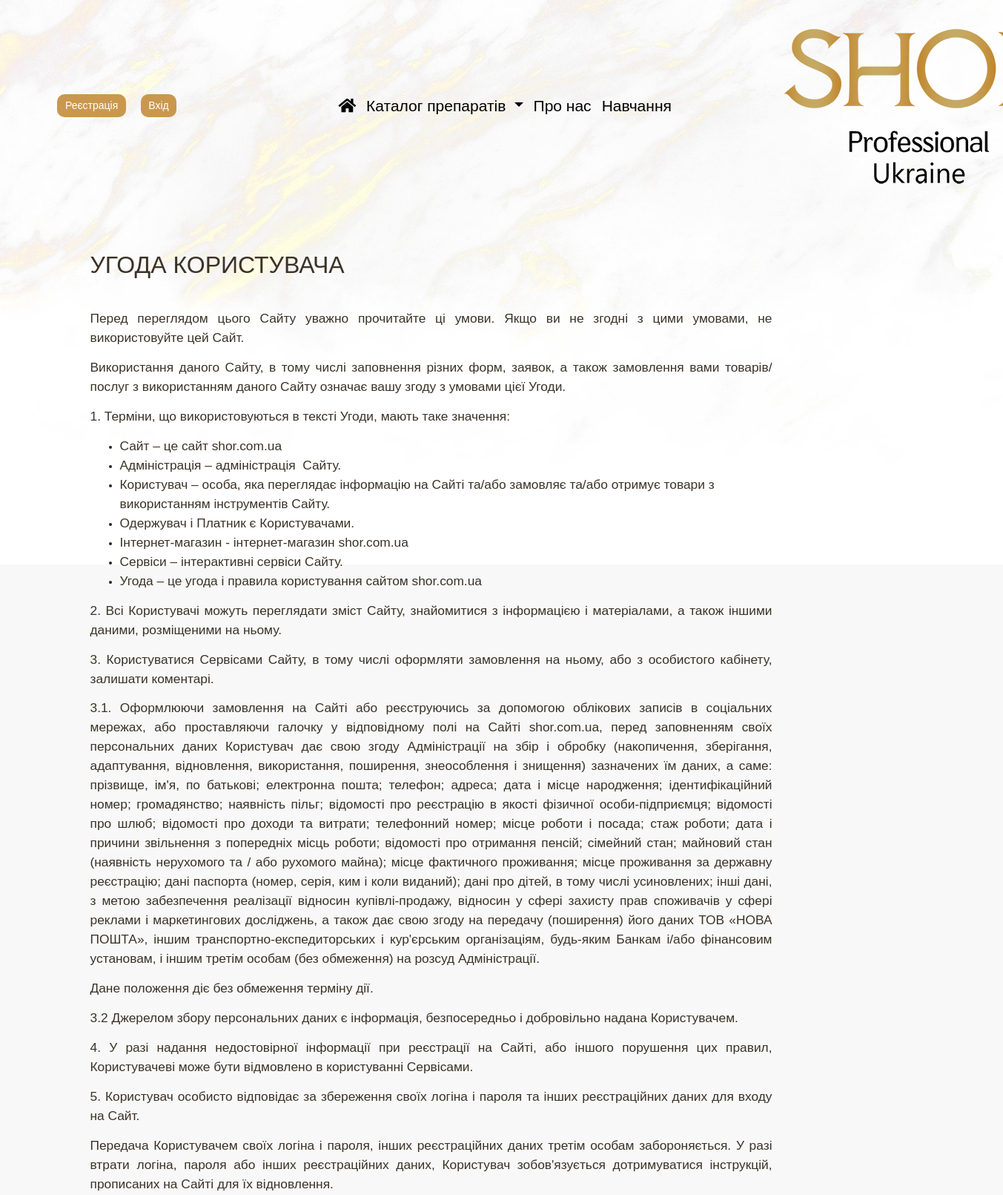
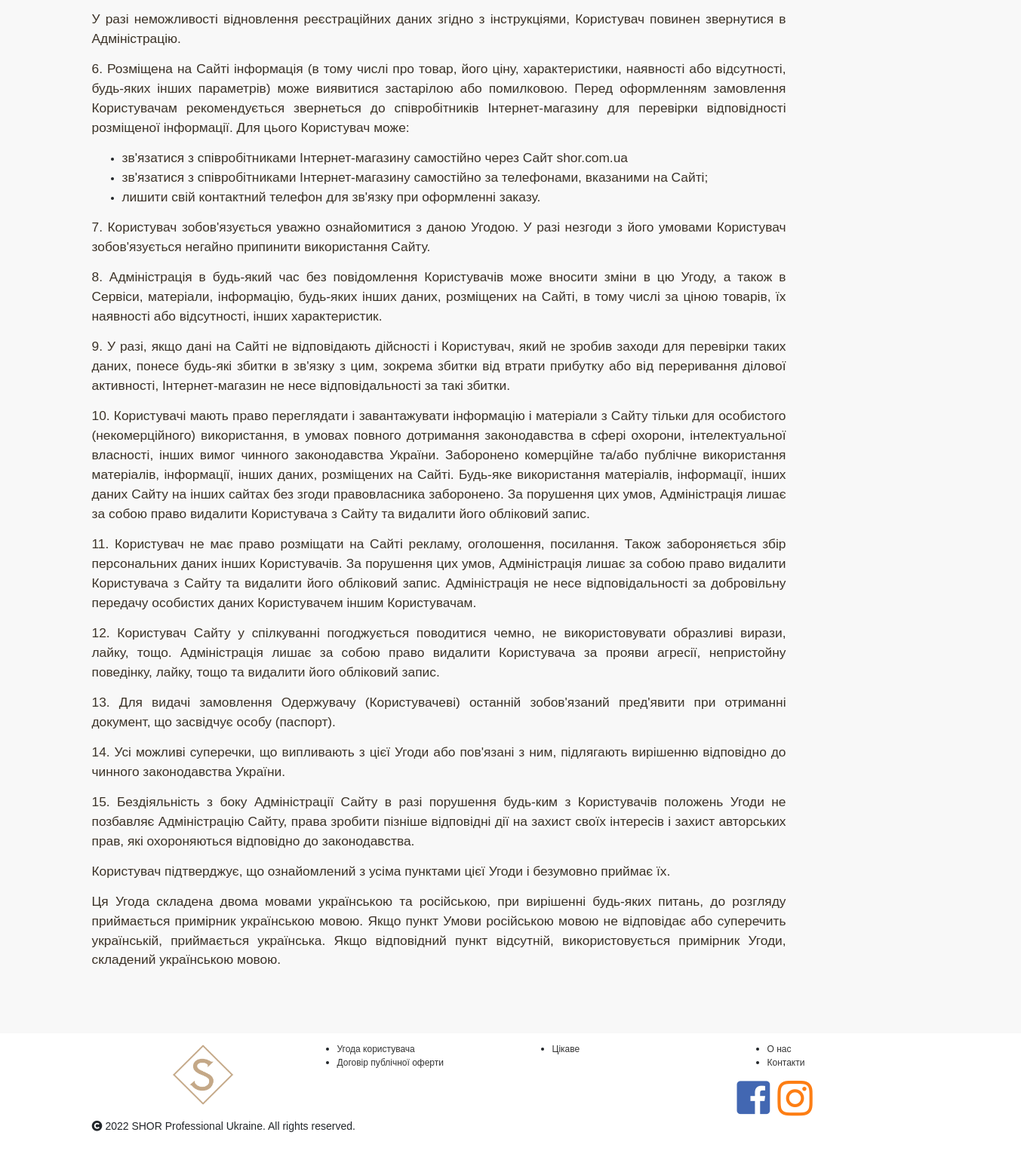
Screenshot of /uhoda-korystuvacha/ with the database file from the repository (2 pictures, top to bottom).
### landing/models.py (models this page shows, shortened)
class LogoImage(models.Model):
    image = models.ImageField(upload_to='logo_images/')
    is_active = models.BooleanField(default=True)
    is_main = models.BooleanField(default=False)
    created = models.DateTimeField(auto_now_add=True, auto_now=False)
    updated = models.DateTimeField(auto_now_add=False, auto_now=True)
    class Meta:
        verbose_name = 'LogoPhoto'
        verbose_name_plural = 'LogoPhotos'

class Page(models.Model):
    page_name = models.CharField(max_length=32)
    is_main_menu = models.BooleanField(default=False)
    rate_main_menu = models.IntegerField(blank=True, null=True, default=None)
    page_text = RichTextUploadingField(blank=True, null=True, default=None)
    is_active = models.BooleanField(default=False)
    created = models.DateTimeField(auto_now_add=True, auto_now=False)
    updated = models.DateTimeField(auto_now_add=False, auto_now=True)
    class Meta:
        verbose_name = 'Page'
        verbose_name_plural = 'Pages'

### landing/views.py (the view)
# urls.py: re_path(r'^uhoda-korystuvacha/$', views.rules, name='rules'),
def rules(request):
    session_key = request.session.session_key
    try:
        rules_text_object = Page.objects.get(is_active=True, page_name="Rules")
    except:
        rules_text_object = None
    return render(request, 'landing/about_rules.html', locals())

### shor/current_user.py (called while the page is built)
    def __call__(self, request):
        _user.value = request.user
        return self.get_response(request)

### templates/landing/about_rules.html
{% extends 'base.html' %}
{% load static %}
{% block content %}
<div class="section">
    <div class="container">
        <div class="row">
            <div class="col-lg-10 col-lg-offset-1 about-box">
                {% if rules_text_object.page_text %}
                    {% autoescape off %} {{ rules_text_object.page_text }} {% endautoescape %}
                {% endif %}
            </div>
        </div>
    </div>
</div>
{% endblock %}

### templates/navbar_shor.html (shortened to what this page needs)
<div class="row g-0">
    <div class="col-lg-3 nav-login-column">
        <section class="nav-login-section col">
            {% if username %}
            <a href="/profile/"><div class="btn shor-btn shor-color">Профіль</div></a>
            <a href="/logout/"><div class="btn shor-btn shor-color">Вихід ({{ username }})</div></a>
                {% if cosmetolog %}
                <div class="basket-container">
                    <a class="nav-link buy-cart" href="/checkout/">Корзина
                        <i class="fas fa-shopping-cart buy-cart"></i>
                        <span id="basket_total_amount"></span><span id="basket_total_nmb">
                            {% if products_total_nmb %}
                                ({{ products_total_nmb }})
                            {% else %}
                                (0)
                            {% endif %}
                        </span>
                    </a>
                </div>
                {% endif %}
            {% else %}
            <a href="/registration/"><div class="btn shor-btn shor-color">Реєстрація</div></a>
            <a href="/login/"><div class="btn shor-btn shor-color">Вхід</div></a>
            {% endif %}
        </section>
    </div>
    <div class="col-lg-9">
        <nav class="navbar navbar-expand-lg navbar-light navbar-second-block">
            <div class="row">
                <div class="col-lg-8 nav-block-shor-link">
                    <div class="collapse navbar-collapse" id="navbarSupportedContent">
                        <ul class="navbar-nav mr-auto navbar-nav-shor">
                            <li class="nav-item active">
                                <a class="nav-link" href="/" title="Головна сторінка"><i class="fas fa-home"></i></a>
                            </li>
                            {% include 'navbar_dropdown_product_lines.html' %}
                            <li class="nav-item">
                                <a class="nav-link" href="/about/">Про нас</a>
                            </li>
                            <li class="nav-item">
                                <a class="nav-link" href="/training/">Навчання</a>
                            </li>
                        </ul>
                    </div>
                </div>
                <div class="col-lg-4 nav-brand-block">
                    <a class="navbar-brand navbar-brand-shor" href="/">
                        <img src="{{ logo_images.image.url }}" alt="shor, израильская косметика, омоложение">
                    </a>
                </div>
            </div>
        </nav>
    </div>
</div>

### static/static_dev/css/style.css (style rules this page uses)
html, body { height: 100%; max-height: 100%; font-family: Verdana, Geneva, sans-serif; background-color: #f8f8f8; font-size: 14px; }
.shor-color { background-color: #C9984E; border-style: solid; border-width: 0 0 0 0; border-color:#C9984E; }
.shor-btn { border-radius: 10px; color: white; margin: 10px; }
.section { padding: 50px 0; }
.section h1 { margin-bottom: 40px; }
.navbar-second-block { display: block; }
.nav-brand-block { max-width:23%; }
.navbar-brand-shor { width: 100%; height: auto; }
.nav-block-shor-link { align-items: center; display: flex; }
.nav-login-column { display: flex; }
.nav-login-section { display: flex; flex-direction: row; justify-content: center; align-items: center; }
.fa-home:before { content: "\f015"; }
.navbar-nav-shor { font-family: "Assistant", Sans-serif; font-size: 21px; font-weight: 400; margin: auto; }
.nav-link { color: black!Important; }

### rows the page displays
LogoImage: image (picture)
Page: page_text "УГОДА КОРИСТУВАЧА Перед переглядом цього Сайту уважно прочитайте ці умови. Якщо ви не згодні з цими умовами, не використовуйте цей Сайт. Використання даного Сайту, в тому числі заповнення різних форм, заявок, а також замовлення вами товарів/послуг з використанням даного Сайту означає вашу згоду з умовами цієї Угоди. 1. Терміни, що використовуються в тексті Угоди, мають таке значення: Сайт – це сайт shor.com.ua Адміністрація – адміністрація Сайту. Користувач – особа, яка переглядає інформацію на Сайті та/або замовляє та/або отримує товари з використанням інструментів Сайту. Одержувач і Платник є Користувачами. Інтернет-магазин - інтернет-магазин shor.com.ua Сервіси – інтерактивні сервіси…"
